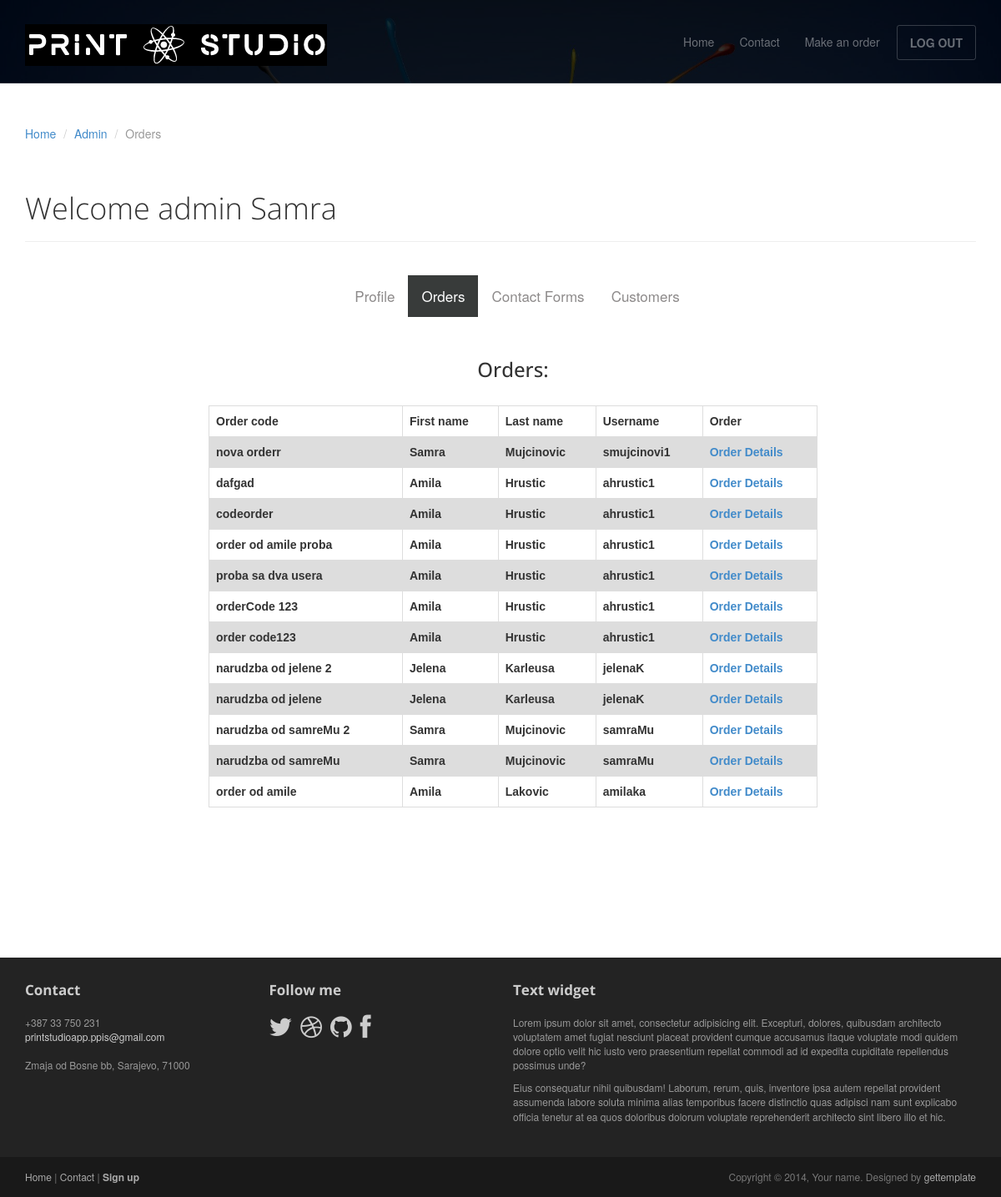
The app's page /listOrders/ (signed in), older data.
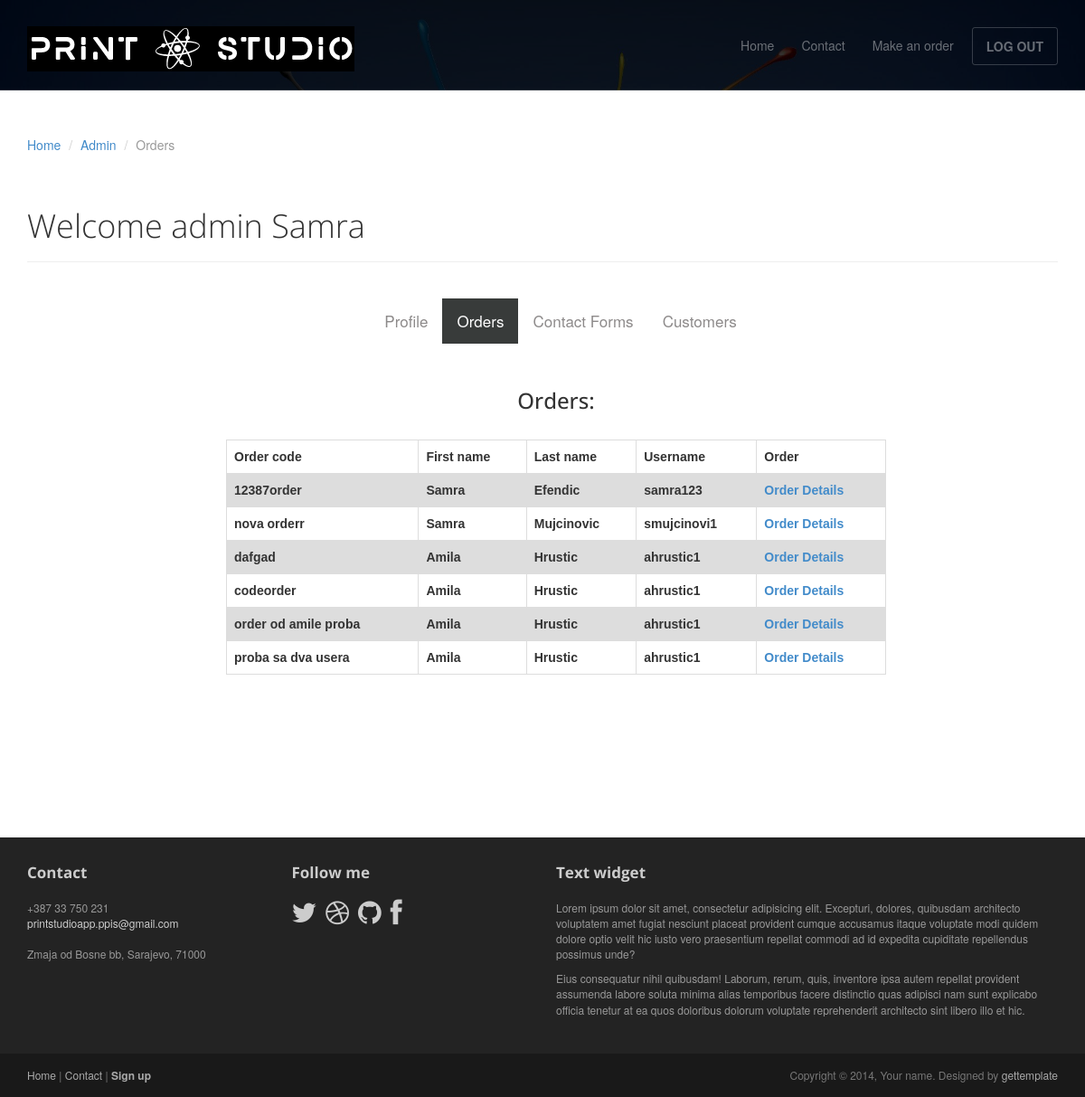
The same page, newer data.
### printStudioApp/models.py (models this page shows, shortened)
class Order(models.Model):
    userID = models.ForeignKey(User, related_name="orders", on_delete=models.CASCADE)
    orderCode = models.CharField(max_length=15, blank=False)
    title = models.FileField(upload_to='media')
    print_type = models.CharField(max_length=10)
    bind_type = models.CharField(max_length=10)
    number_of_copies = models.IntegerField()
    color = models.CharField(max_length=20)
    created_at = models.DateTimeField(auto_now_add=False)
    message = models.CharField(max_length=500, blank=True, null=True)
    class Meta:
        db_table = "printStudioApp_order"

### printStudioApp/decorators.py (the view)
        def wrapper_func(request, *args, **kwargs):
            group = None
            if request.user.groups.exists():
                group = request.user.groups.all()[0].name
            if group in allowed_roles:
                return view_func(request, *args, **kwargs)
            else:
                return HttpResponse('You are not authorized to view this page')

### printStudioApp/views.py (called while the page is built)
@unauthenticated_user
@login_required(login_url='login')
@allowed_users(['customer','admin'])
def listOrders(request):
    context = {}
    orders = Order.objects.all().order_by('-created_at')
    if request.user.groups.all()[0].name == "admin":
        context = {'orders': orders }
    else:
        my_Orders = Order.objects.filter(userID = request.user.pk).order_by('-created-at')
        context = {'orders':my_Orders }
    return render(request, 'listOrders.html', context)

### printStudioApp/templates/listOrders.html (shortened to what this page needs)
{% load static %}
<!DOCTYPE html>
<html lang="en">
<head>
	<link rel="stylesheet" href={% static 'css/bootstrap.min.css' %}>
	<link rel="stylesheet" href={% static 'css/font-awesome.min.css' %}>
	<link rel="stylesheet" href={% static 'css/bootstrap-theme.css' %} media="screen" >
	<link rel="stylesheet" href={% static 'css/main.css' %}>
</head>
<body>
	<div class="navbar navbar-inverse navbar-fixed-top headroom" >
		<div class="container">
			<div class="navbar-header">
				<a class="navbar-brand" href={% url 'home' %}><img src={% static 'images/logo.png' %} alt="Progressus HTML5 template"></a>
			</div>
			<div class="navbar-collapse collapse">
				<ul class="nav navbar-nav pull-right">
					<li><a href={% url 'home' %}>Home</a></li>
					<li><a href={% url 'contactForm' %}>Contact</a></li>
					{% if request.user.is_authenticated %}
                    <li><a href={% url 'order' %}>Make an order</a></li>
						<li><a class="btn" href={% url 'logout' %}>LOG OUT</a></li>
					{% else %}
						<li><a href={% url 'login' %}>Make an order</a></li>
						<li><a class="btn" href={% url 'login' %}>SIGN IN / SIGN UP</a></li>
					{% endif %}
				</ul>
			</div>
		</div>
	</div>
	<header id="head" class="secondary"></header>
	<div class="container">
		<br>
		<ol class="breadcrumb">
			<li><a href={% url 'home' %}>Home</a></li>
            {% if request.user.groups.all.0.name == "admin"%}
            <li><a href={% url 'userProfile' user.id %}>Admin</a></li>
            {% else %}
            <li><a href={% url 'userProfile' user.id %}>Customer</a></li>
            {% endif %}
			<li class="active">Orders</li>
		</ol>
		  <br>
        <header class="page-header">
			{% if request.user.groups.all.0.name == "admin"%}
            <h1 class="page-title">Welcome admin {{request.user.first_name}}</h1>
			{% else %}
			<h1 class="page-title">Welcome {{request.user.first_name}}</h1>
			{% endif %}
        </header>
		<br>
		<div class="topnav justify-content-center">
			<ul class="navbar-nav abs-center-x">
				<li class="nav-item">
					<a href={% url 'userProfile' user.id %}>Profile</a>
				</li>
				<li class="nav-item">
					<a class="onCenter active" href={% url 'listOrders' %}>Orders</a>
				</li>
				<li class="nav-item">
					<a class="onCenter" href={% url 'listContactForms' %}>Contact Forms</a>
				</li>
				{% if request.user.groups.all.0.name == "admin"%}
				<li class="nav-item">
					<a class="onCenter" href={% url 'listCustomers' %}>Customers</a>
				</li>
				{% endif %}
			</ul>
		  </div>
        <br>
		<div class="container">
            <div class="col-sm-2 point-1">
            </div>
              <div class="col-sm-8 point-1">
                <h3>Orders:</h3>
                    <br>
                    <table>
						<tr>
							<th>Order code</th>
							<th>First name</th>
							<th>Last name</th>
							<th>Username</th>
							<th>Order</th>
						</tr>
                        {% for order in orders %}
                        <tr>
                            <th> {{ order.orderCode }} </th>
                            <th> {{ order.userID.first_name }} </th>
                            <th> {{ order.userID.last_name }} </th>
                            <th> {{ order.userID.username }} </th>
                            <th> <a href="{% url 'viewOrder' order.id %}">Order Details</a> </th>
                        </tr>
                        {% endfor %}
                    </table>
              </div>
              <div class="col-sm-2 point-1">
            </div>
        </div>
	</div>
	<br><br><br><br><br><br>
	<footer id="footer" class="top-space">
		<div class="footer1">
			<div class="container">
				<div class="row">
					<div class="col-md-3 widget">
						<h3 class="widget-title">Contact</h3>
						<div class="widget-body">
							<p>+387 33 750 231<br>
								<a href="mailto:#">printstudioapp.ppis@gmail.com</a><br>
								<br>
								Zmaja od Bosne bb, Sarajevo, 71000
							</p>
						</div>
					</div>
					<div class="col-md-3 widget">
						<h3 class="widget-title">Follow me</h3>
						<div class="widget-body">
							<p class="follow-me-icons clearfix">
								<a href=""><i class="fa fa-twitter fa-2"></i></a>
								<a href=""><i class="fa fa-dribbble fa-2"></i></a>
								<a href=""><i class="fa fa-github fa-2"></i></a>
								<a href=""><i class="fa fa-facebook fa-2"></i></a>
							</p>
						</div>
					</div>
					<div class="col-md-6 widget">
						<h3 class="widget-title">Text widget</h3>
						<div class="widget-body">
							<p>Lorem ipsum dolor sit amet, consectetur adipisicing elit. Excepturi, dolores, quibusdam architecto voluptatem amet fugiat nesciunt placeat provident cumque accusamus itaque voluptate modi quidem dolore optio velit hic iusto vero praesentium repellat commodi ad id expedita cupiditate repellendus possimus unde?</p>
							<p>Eius consequatur nihil quibusdam! Laborum, rerum, quis, inventore ipsa autem repellat provident assumenda labore soluta minima alias temporibus facere distinctio quas adipisci nam sunt explicabo officia tenetur at ea quos doloribus dolorum voluptate reprehenderit architecto sint libero illo et hic.</p>
						</div>
					</div>
				</div>
			</div>
		</div>
		<div class="footer2">
			<div class="container">
				<div class="row">
					<div class="col-md-6 widget">
						<div class="widget-body">
							<p class="simplenav">
								<a href="#">Home</a> |
								<a href={% url 'contactForm' %}>Contact</a> |
								<b><a href={% url 'register' %}>Sign up</a></b>
							</p>
						</div>
					</div>
					<div class="col-md-6 widget">
						<div class="widget-body">
							<p class="text-right">
								Copyright &copy; 2014, Your name. Designed by <a href="http://gettemplate.com/" rel="designer">gettemplate</a>
							</p>
						</div>
					</div>
				</div>
			</div>
		</div>
	</footer>
</body>
</html>

### static/css/main.css (style rules this page uses)
#head { background:#181015 url( /static/images/bg_header.jpg) no-repeat; background-size: cover; min-height:520px; text-align: center; padding-top:240px; color:white; font-family:"Open sans", Helvetica, Arial; font-weight:300; }
#head.secondary { height:100px; min-height: 100px; padding-top:0px; }
.headroom { -webkit-transition: all 0.4s ease-out; -moz-transition: all 0.4s ease-out; -o-transition: all 0.4s ease-out; transition: all 0.4s ease-out; }
h1, h2, h3, h4, h5, h6 { font-family:"Open sans", Helvetica, Arial; }
h1, .h1, h2, .h2, h3, .h3 { margin-top:30px; }
.page-title { margin-top:20px; font-weight:300; }
.breadcrumb { background:none; padding:0; margin:30px 0 0px 0; }
.top-space { margin-top: 60px; }
img { max-width:100%; }
.footer1 { background: #232323; padding: 30px 0 0 0; font-size: 12px; color: #999; }
.footer1 a { color: #ccc; }
.footer1 .widget { margin-bottom:30px; }
.footer1 .widget-title { font-size: 17px; font-weight: bold; color: #ccc; margin: 0 0 20px; }
.follow-me-icons { font-size:30px; }
.follow-me-icons i { float:left; margin:0 10px 0 0; }
.footer2 { background: #191919; padding: 15px 0; color: #777; font-size: 12px; }
.footer2 a { color: #aaa; }
.footer2 p { margin: 0; }

### printStudioApp/templates/listOrders.html (style rules this page uses)
.topnav .navbar-nav { display: inline-block; float: none; vertical-align: top; }
.topnav { text-align: center; }
.topnav { overflow: hidden; background-color: white; }
.topnav a { float: left; color: #8d8a8a; text-align: center; padding: 14px 16px; text-decoration: none; font-size: 17px; }
.topnav a.active { background-color: #383b3a; color: white; }
.onCenter { margin: 0 auto; }
.nav-item { list-style-type: none; }
.point-1 { text-align: center; }
table { font-family: arial, sans-serif; border-collapse: collapse; width: 100%; }
td, th { border: 1px solid #dddddd; text-align: left; padding: 8px; }
tr:nth-child(even) { background-color: #dddddd; }

Row changes from the older to the newer data that the page shows:
removed Order: orderCode "orderCode 123", userID.first_name "Amila", userID.last_name "Hrustic", userID.username "ahrustic1"
removed Order: orderCode "order code123", userID.first_name "Amila", userID.last_name "Hrustic", userID.username "ahrustic1"
removed Order: orderCode "narudzba od jelene 2", userID.first_name "Jelena", userID.last_name "Karleusa", userID.username "jelenaK"
removed Order: orderCode "narudzba od jelene", userID.first_name "Jelena", userID.last_name "Karleusa", userID.username "jelenaK"
removed Order: orderCode "narudzba od samreMu 2", userID.first_name "Samra", userID.last_name "Mujcinovic", userID.username "samraMu"
removed Order: orderCode "narudzba od samreMu", userID.first_name "Samra", userID.last_name "Mujcinovic", userID.username "samraMu"
removed Order: orderCode "order od amile", userID.first_name "Amila", userID.last_name "Lakovic", userID.username "amilaka"
added Order: orderCode "12387order", userID.first_name "Samra", userID.last_name "Efendic", userID.username "samra123"
